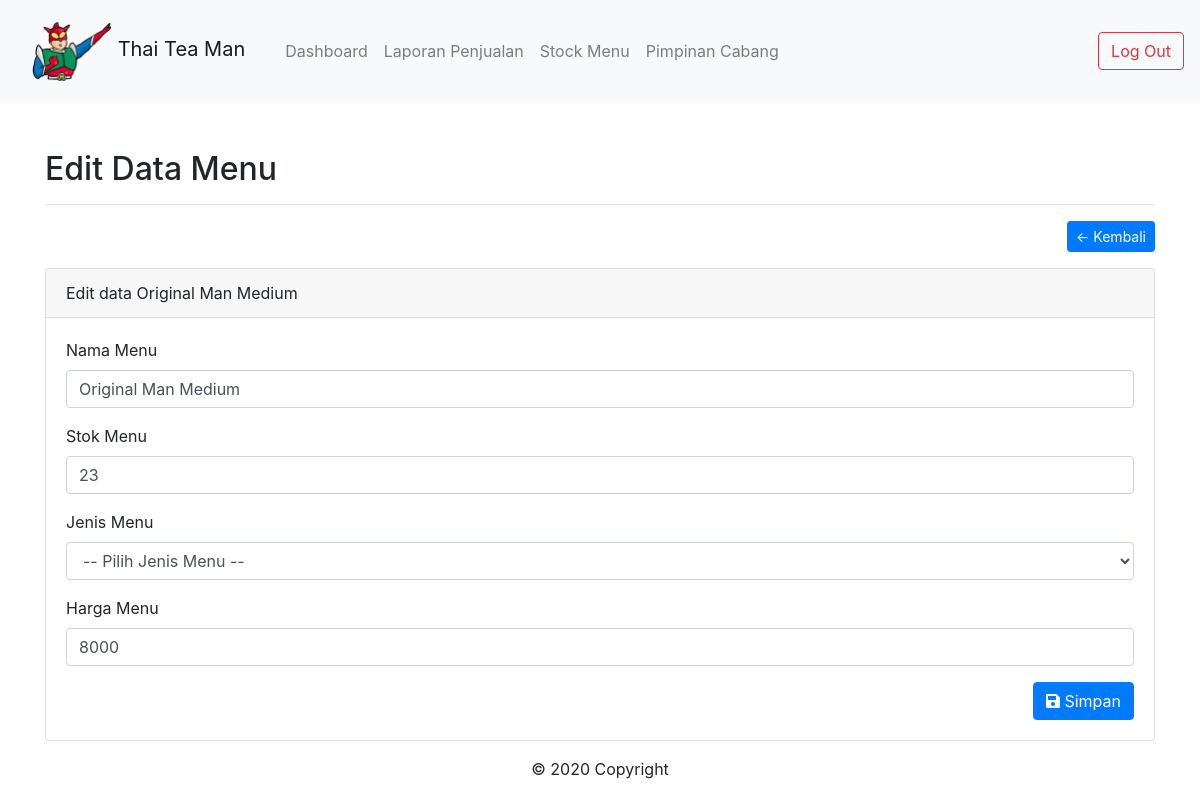
/admin/data-barang.php?h=edit-barang&id=36 (signed in), run on the app's committed database.
### tables this page shows
CREATE TABLE `tb_stock` (
  `id_user` int(11) NOT NULL,
  `id_barang` int(11) NOT NULL,
  `stock` bigint(20) NOT NULL DEFAULT 0
);

CREATE TABLE `tb_barang` (
  `id` int(11) NOT NULL,
  `nama_barang` varchar(255) NOT NULL,
  `jenis_barang` varchar(255) NOT NULL,
  `harga` varchar(100) NOT NULL
);

### admin/includes/edit-barang.php (the view, shortened to what this page needs)
<div class="container mt-5">
	<h2>Edit Data Menu</h2>
	<hr>
	<a href="data-barang.php" class="btn btn-primary btn-sm float-right">&larr; Kembali</a>
	<div class="clearfix"></div>
	<?php
		$sql = $conn->query("SELECT * FROM tb_barang b JOIN tb_stock s ON b.id= s.id_barang WHERE b.id = '".$_GET['id']."' AND s.id_user = $id_kasir");
		$data = $sql->fetch_assoc();
	?>
	<div class="card mt-3">
		<div class="card-header">
			Edit data <?= $data['nama_barang'] ?>
		</div>
		<div class="card-body">
			<form action="proses/edit-data-barang.php" method="POST">
				<div class="form-group">
					<label for="nama_barang">Nama Menu</label>
					<input type="text" name="nama_barang" value="<?= $data['nama_barang'] ?>" class="form-control" required>
				</div>
				<div class="form-group">
					<label for="stok_barang">Stok Menu</label>
					<input type="number" name="stok_barang" value="<?= $data['stock'] ?>" min="1" max="10000" class="form-control" required>
				</div>
				<div class="form-group">
				<label for="jenis_barang">Jenis Menu</label>
				<select name="jenis_barang" class="form-control" value="<?= $data['jenis_barang'] ?>" required>
					<option value="">-- Pilih Jenis Menu --</option>
				</select>
				</div>
				<div class="form-group">
					<label for="harga">Harga Menu</label>
					<input type="number" name="harga" placeholder="Harga Menu" class="form-control" value="<?= $data['harga'] ?>" min="0" required>
				</div>
				<button type="submit" class="btn btn-primary float-right"><i class="fas fa-save"></i> Simpan</button>
				<div class="clearfix"></div>
			</form>
		</div>
	</div>
</div>

### data on the page
tb_stock: id_barang.nama_barang "Original Man Medium", nama_barang "Original Man Medium", stok_barang "23", harga "8000"
